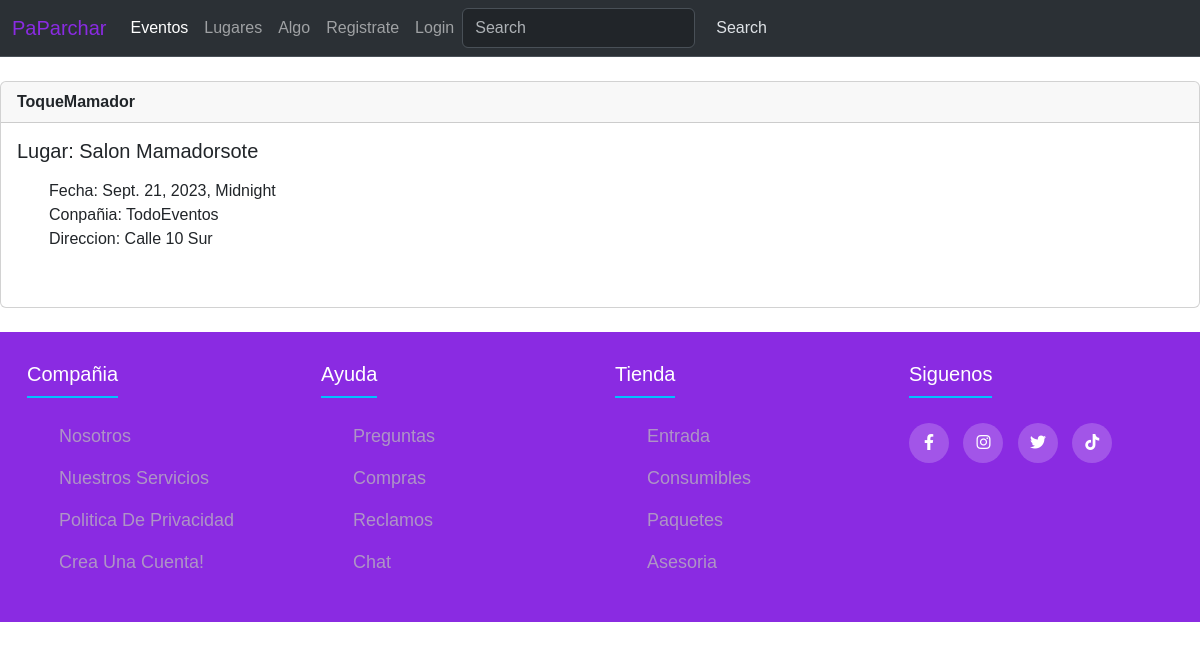
/show_event/1, run on the app's committed database.
### eventos/models.py (models this page shows)
class Event(models.Model):
    name = models.CharField('Event Name', max_length=120)
    event_date = models.DateTimeField()
    venue = models.ForeignKey(Venue, blank=True, null=True, on_delete=models.CASCADE)
    company =  models.CharField(max_length=120)
    description = models.TextField(blank=True)
    attendees = models.ManyToManyField(User, blank = True)
    def __str__(self):
        return self.name

class Venue(models.Model):
    name = models.CharField(max_length=150)
    address = models.CharField(max_length=300)
    phone = models.IntegerField(validators=[MinValueValidator(0),MaxValueValidator(11)])
    email_address = models.CharField(max_length=250)
    def __str__(self) -> str:
        return self.name

### eventos/views.py (the view)
# urls.py: path('show_event/<event_id>',eventoVista.show_events, name='show_event'),
def show_events(request, event_id):
    event = Event.objects.get(pk=event_id)
    return render(request, 'eventos/show_event.html', {'event':event})

### eventos/templates/eventos/show_event.html (shortened to what this page needs)
{% extends 'eventos/base.html' %}
{% block content %}
    <div class="card">
        <div class="card-header">
            <strong>  {{ event }} </strong>
        </div>
        <div class="card-body">
          <h5 class="card-title"> lugar: {{ event.venue }} </h5>
          <p class="card-text"><ul>
            <li>Fecha: {{ event.event_date }} </li>
            <li>Conpañia: {{ event.company }} </li>
            <li>Direccion: {{ event.venue.address }} </li>
            <br/>
            </ul></p>
        </div>
      </div>
{% endblock %}

### eventos/static/css/footer.css (style rules this page uses)
* { margin: 0; padding: 0; box-sizing: border-box; list-style: none; }
body { font-family: sans-serif; text-transform: capitalize; display: flex; flex-direction: column; min-height: 100vh; }

### data on the page
Event: name "ToqueMamador", venue "Salon Mamadorsote", event_date "Sept. 21, 2023, Midnight", company "TodoEventos", venue.address "Calle 10 Sur"
